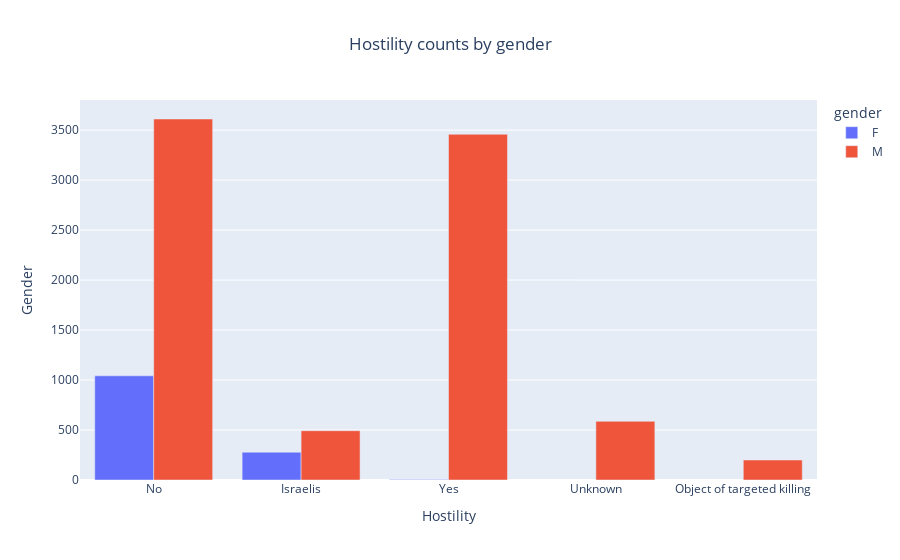

This figure's notebook cell:
### Markdown cell above
**Group data by gender and visualize**

### Code cell
hostility_by_gender = conflict_df.groupby("gender")["took_part_in_the_hostilities"].value_counts().reset_index(name="count")
# Visualizing using a grouped bar chart
fig = px.bar(hostility_by_gender, x="took_part_in_the_hostilities", y="count", color="gender", barmode="group", labels={"count": "Gender", "took_part_in_the_hostilities": "Hostility"}, title="Hostility counts by gender")
# Adjust title position
fig.update_layout(title={"x": 0.5, "xanchor": "center"})

### Figure 1 — Plotly figure (JSON) as saved in the notebook; plotly's stock layout.template omitted (floating-point values rounded to 4 significant figures)
{"data": [{"alignmentgroup": "True", "hovertemplate": "gender=F<br>Hostility=%{x}<br>Gender=%{y}<extra></extra>", "legendgroup": "F", "marker": {"color": "#636efa", "pattern": {"shape": ""}}, "name": "F", "offsetgroup": "F", "orientation": "v", "showlegend": true, "textposition": "auto", "type": "bar", "x": ["No", "Israelis", "Yes"], "xaxis": "x", "y": [1042, 278, 5], "yaxis": "y"}, {"alignmentgroup": "True", "hovertemplate": "gender=M<br>Hostility=%{x}<br>Gender=%{y}<extra></extra>", "legendgroup": "M", "marker": {"color": "#EF553B", "pattern": {"shape": ""}}, "name": "M", "offsetgroup": "M", "orientation": "v", "showlegend": true, "textposition": "auto", "type": "bar", "x": ["No", "Yes", "Unknown", "Israelis", "Object of targeted killing"], "xaxis": "x", "y": [3611, 3458, 587, 493, 200], "yaxis": "y"}], "layout": {"barmode": "group", "legend": {"title": {"text": "gender"}, "tracegroupgap": 0}, "title": {"text": "Hostility counts by gender", "x": 0.5, "xanchor": "center"}, "xaxis": {"anchor": "y", "domain": [0, 1], "title": {"text": "Hostility"}}, "yaxis": {"anchor": "x", "domain": [0, 1], "title": {"text": "Gender"}}}}
